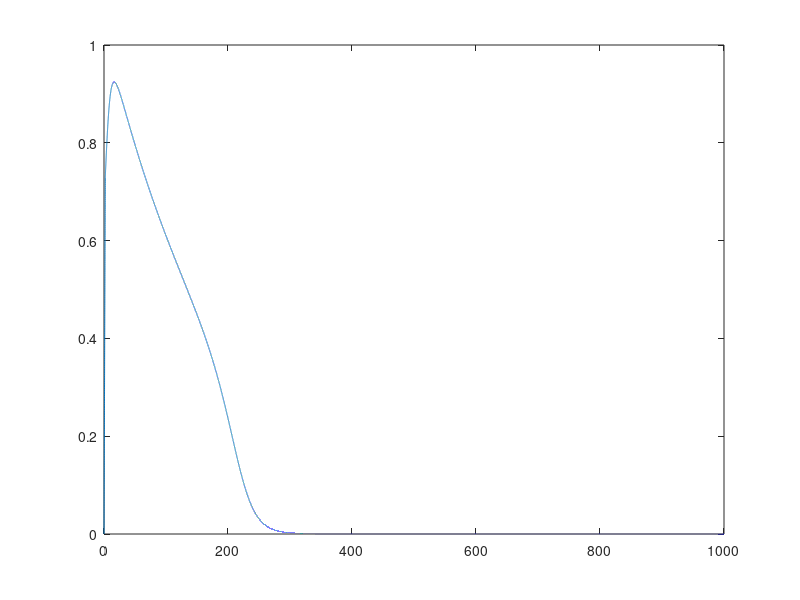
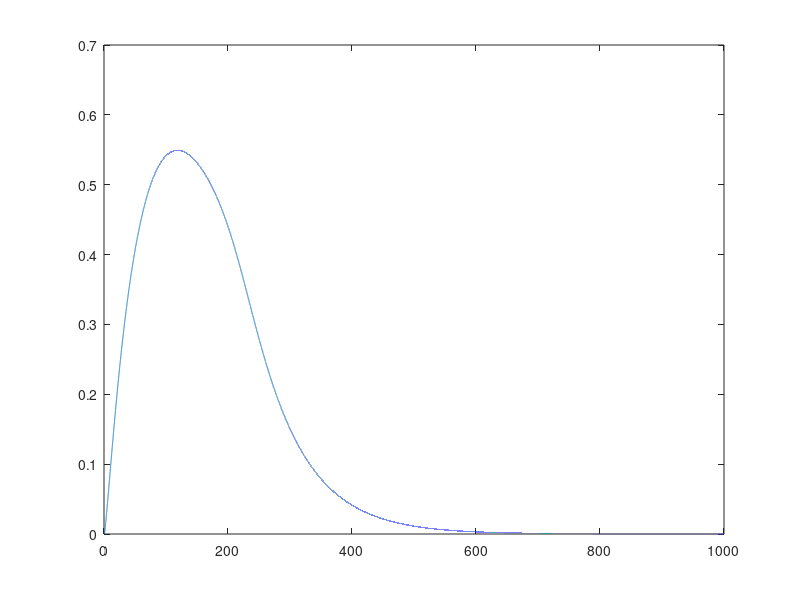

Write the MATLAB code that produced these figures, in order.



clear all
close all
 
t=linspace(0,1000,100000);
 
V(1)=0;
w(1)=0.0;
 
counter=1;
 
tau=t(2)-t(1);
Iapp=0;


a = 0.13;
mu1 = 0.26;
mu2 = 0.1 ;
mu3 = 0.013;
mu4 = 1;

f=@(t)( t<=2.0 );
 
for i=2:length(t)
 
    Vold=V(i-1);
    wold=w(i-1);
    
    Iapp=0.350*f(t(i-1));
      
    wnew= wold+ tau*mu3*(Vold-mu4*wold);
    
    Vnew=Vold+tau*(Iapp-mu1*Vold*(Vold-a)*(Vold-1)-mu2*Vold* wnew);
    

    
    V(i)=Vnew;
    w(i)=wnew;
    
end
 
plot(t,V);

figure(2)
plot(t,w);